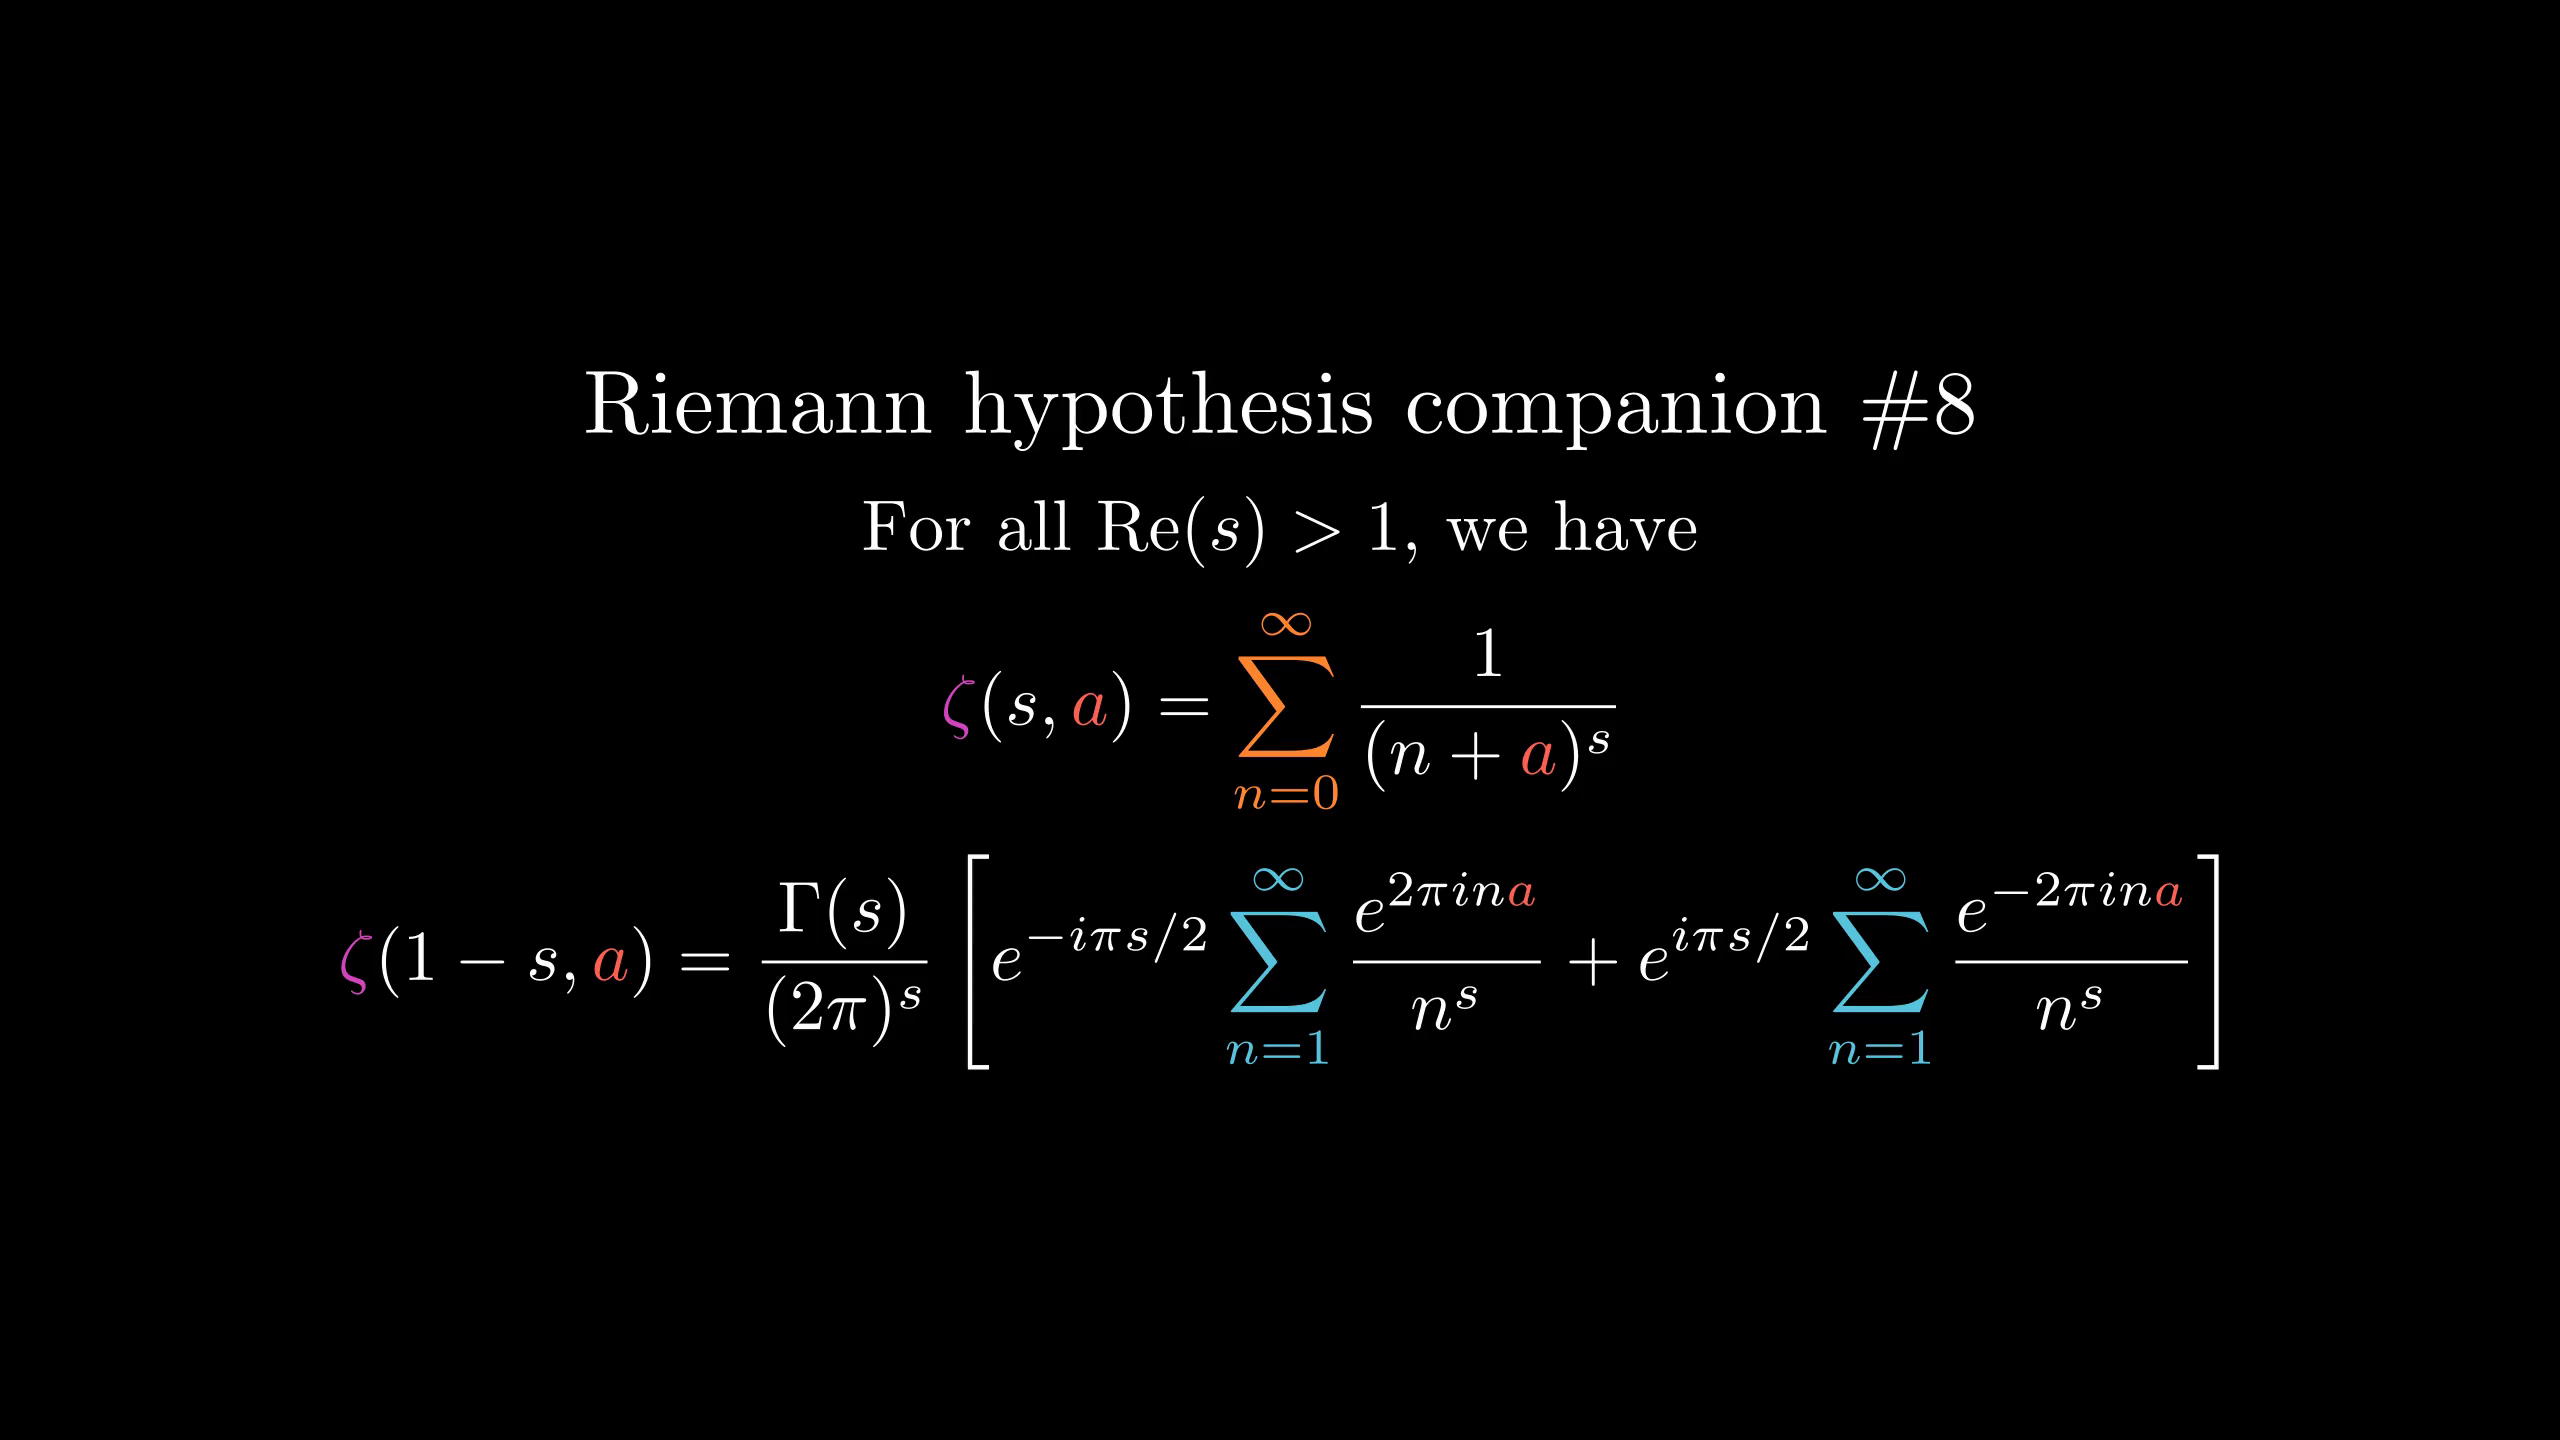

Reproduce this figure in Python.
from manimlib.imports import *

class FooScene(Scene):
    def construct(self):
        tit=TextMobject(r"Riemann hypothesis companion \#8")
        eqn0=TextMobject(r"For all $\Re(s)>1$, we have")
        eqn=TexMobject(r"\zeta(s,{a})=\sum_{n=0}^\infty{1\over(n+{a})^s}",
                tex_to_color_map={
                    r"\zeta":PINK,
                    "{a}":RED,
                    r"\sum_{n=0}^\infty":ORANGE
                })
        eqn2=TexMobject(r"\zeta(1-s,{a})={\Gamma(s)\over(2\pi)^s}\left[e^{-i\pi s/2}\sum_{n=1}^\infty{e^{2\pi ina}\over n^s}+e^{i\pi s/2}\sum_{n=1}^\infty{e^{-2\pi ina}\over n^s}\right]",
                tex_to_color_map={
                    r"\zeta":PINK,
                    "a}":RED,
                    r"\sum_{n=1}^\infty":BLUE
                })
        self.add(VGroup(tit,VGroup(eqn0,eqn,eqn2).scale(0.8).arrange(DOWN)).arrange(DOWN))
        self.wait()
